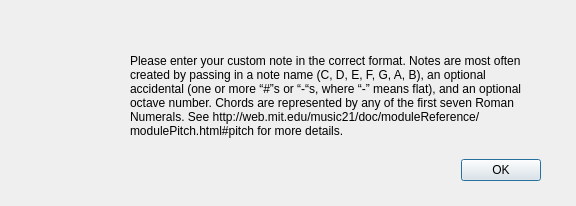
<?xml version="1.0" encoding="UTF-8"?>
<ui version="4.0">
 <class>Dialog</class>
 <widget class="QDialog" name="Dialog">
  <property name="geometry">
   <rect>
    <x>0</x>
    <y>0</y>
    <width>576</width>
    <height>206</height>
   </rect>
  </property>
  <property name="windowTitle">
   <string>Dialog</string>
  </property>
  <widget class="QLabel" name="label">
   <property name="geometry">
    <rect>
     <x>130</x>
     <y>20</y>
     <width>411</width>
     <height>151</height>
    </rect>
   </property>
   <property name="text">
    <string>Please enter your custom note in the correct format. Notes are most often created by passing in a note name (C, D, E, F, G, A, B), an optional accidental (one or more “#”s or “-“s, where “-” means flat), and an optional octave number. Chords are represented by any of the first seven Roman Numerals. See http://web.mit.edu/music21/doc/moduleReference/modulePitch.html#pitch for more details.</string>
   </property>
   <property name="wordWrap">
    <bool>true</bool>
   </property>
   <property name="openExternalLinks">
    <bool>true</bool>
   </property>
  </widget>
  <widget class="QDialogButtonBox" name="buttonBox">
   <property name="geometry">
    <rect>
     <x>30</x>
     <y>150</y>
     <width>511</width>
     <height>41</height>
    </rect>
   </property>
   <property name="orientation">
    <enum>Qt::Horizontal</enum>
   </property>
   <property name="standardButtons">
    <set>QDialogButtonBox::Ok</set>
   </property>
  </widget>
  <widget class="QLabel" name="label_2">
   <property name="geometry">
    <rect>
     <x>40</x>
     <y>30</y>
     <width>71</width>
     <height>61</height>
    </rect>
   </property>
   <property name="text">
    <string/>
   </property>
   <property name="pixmap">
    <pixmap>../img/warning.png</pixmap>
   </property>
  </widget>
 </widget>
 <resources/>
 <connections/>
</ui>
